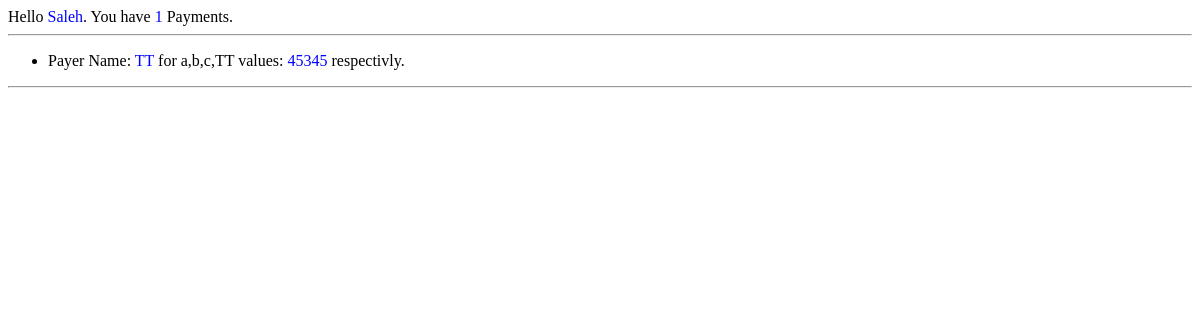
The app's page /dongycosts/list/ (signed in), older data.
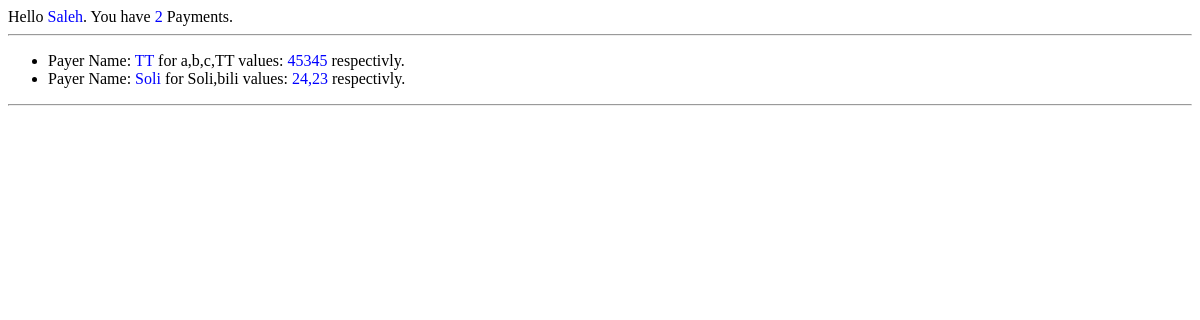
The same page, newer data.
### dongycosts/models.py (models this page shows)
class costs (models.Model):
    CostId = models.AutoField(primary_key=True)
    UserName = models.ForeignKey(User)
    PayerName = models.CharField(max_length=20)
    FriendNames = models.CharField(max_length=20)
    FriendShare = models.CharField(max_length=1000,null=True,blank=True)
    CostAmount = models.FloatField()

### dongycosts/views.py (the view)
@login_required
def list_costs(request):
    CurrentUser = request.user
    username = CurrentUser.get_username()
    userid = User.objects.get(username=username)
    usercosts = costs.objects.filter(UserName=userid)
    NumberOfPayments = usercosts.__len__()
    list_data = {
        'NumberOfPayments':NumberOfPayments,
        'UserName':username,
        'usercosts':usercosts,
    }
    list_template = loader.get_template("lists.html")
    return HttpResponse(list_template.render(list_data,request))

### dongycosts/templates/lists.html (shortened to what this page needs)
{% extends "base.html" %}
{% block contents %}
  Hello <span style="color:blue;"> {{ UserName }}</span>. You have
    {% if NumberOfPayments == 0 %}
        <span style="color:red;"> No </span>
    {% else %}
        <span style="color:blue;"> {{ NumberOfPayments }} </span>
    {% endif %}
    Payments.
    <hr>
    <ul>
    {% for usercost in usercosts %}
      <li> Payer Name: <span style="color:blue;"> {{ usercost.PayerName }} </span> for  {{ usercost.FriendNames }} values:
        {% if usercost.FriendShare != None %}
          <span style="color:blue;"> {{ usercost.FriendShare }} </span> respectivly.
        {% else %}
          Equal for all.
        {% endif %}
      </li>
    {% endfor%}
    </ul>
    <hr>
{% endblock contents %}

Row changes from the older to the newer data that the page shows:
added costs: PayerName "Soli", FriendNames "Soli,bili", FriendShare "24,23"
Text that changed along with them:
{{ NumberOfPayments }}: "1" → "2"
